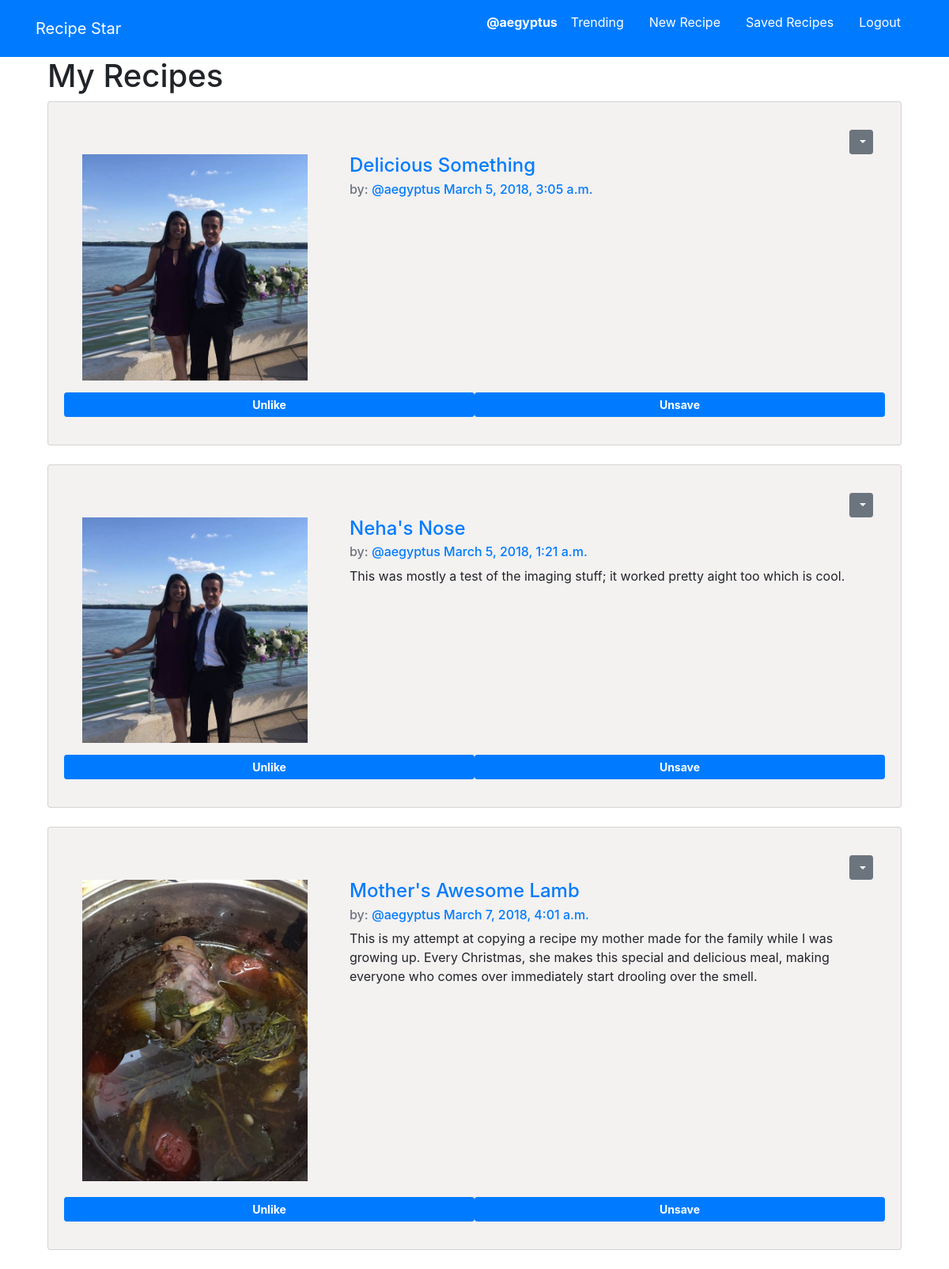
The app's page /recipies/saved/ (signed in) with its own data.
### recipies/models.py (models this page shows, shortened)
class Recipe(models.Model):
    user = models.ForeignKey(auth.models.User, on_delete=models.CASCADE, related_name='recipes')
    name = models.CharField(max_length=100)
    instructions = models.TextField()
    ingredients = models.TextField()
    created_at = models.DateTimeField(auto_now=True)
    about = models.TextField(blank=True, default='')
    cuisine = TaggableManager()
    pic = models.ImageField(upload_to=UploadToPathAndRename('images'), null=True, blank=True)
    like_id = models.CharField(max_length=20, editable=False)
    save_id = models.CharField(max_length=20, editable=False)
    cuisine=models.ForeignKey(Cuisine, on_delete=models.CASCADE, null=True, blank=True)
    class Meta:
        ordering = ['-created_at']

### recipies/views.py (the view)
# urls.py: path('saved/', views.SavedRecipeList.as_view(), name='saved_list'),
class SavedRecipeList(generic.ListView, SelectRelatedMixin, LoginRequiredMixin):
    model = models.Save
    select_related = ('user')
    template_name = 'recipies/saved_recipes.html'
    def get_context_data(self, **kwargs):
        context = super().get_context_data(**kwargs)
        context['recipe_user'] = self.recipe_user
        return context
    def get_queryset(self):
        user = self.request.user.username
        try:
            self.recipe_user = User.objects.prefetch_related('saves').get(username__iexact=user)
        except User.DoesNotExist:
            print("asdf")
        else:
            return self.recipe_user.saves.all()
        self.queryset = self.model.objects.filter()

### recipies/templatetags/app_filters.py (called while the page is built)
def get_recipe(value):
    return [val.recipe for val in value]

def get_like(value, inp):
    try:
        tmp = max([(val.recipe.pk == inp) & val.is_liked for val in value])
    except:
        return False
    else:
        return tmp

### recipies/templates/recipies/saved_recipes.html
{% extends 'base.html' %}
{% load app_filters %}
{% block content %}
<div class="container">
  <h1>My Recipes</h1>
  {% for recipe in save_list|get_recipe %}
    {% include 'recipies/_recipe.html' %}
  {% endfor %}
</div>
{% endblock %}

### templates/base.html (shortened to what this page needs)
<!DOCTYPE html>
{% load staticfiles %}
<html>
  <head>
    <link rel="stylesheet" href="https://maxcdn.bootstrapcdn.com/bootstrap/4.0.0/css/bootstrap.min.css">
    <link rel="stylesheet" href="{% static 'css/basesheet.css' %}">
  </head>
  <body>
    <nav class='navbar navbar-light bg-primary text-white navbar-fixed-top' role='navigation' id='navbar'>
      <div class="container text-white">
        <a class='navbar-brand mynav text-white'
        href="{% url 'home' %}">Recipe Star</a>
        <ul class='nav navbar-light'>
        {% if user.is_authenticated %}
        <li class='nav-item'>
          <a class='nav-link text-white' href="{% url 'recipies:by_recipe' username=user.username %}">
          <div class="row">
            <strong>
             <p>@{{user.username}}</p>
           </strong>
          </div>
        </a>
        </li>
        <li class='nav-item'> <a class='nav-link text-white' href="{% url 'recipies:trending' %}">Trending</a> </li>
        <li class='nav-item'> <a class='nav-link text-white' href="{% url 'recipies:create' %}">New Recipe</a> </li>
        <li class='nav-item'> <a class='nav-link text-white' href="{% url 'recipies:saved_list' %}">Saved Recipes</a> </li>
        <li class='nav-item'> <a class='nav-link text-white' href="{% url 'accounts:logout' %}">Logout</a> </li>
        {% endif %}
      </ul>
      </div>
    </nav>
    <div class="container">
      {% block content %}
      {% endblock %}
    </div>
</html>

### recipies/templates/recipies/_recipe.html (shortened to what this page needs)
{% load app_filters %}
{% load staticfiles %}
<div class="card storyColor">
  <div class="card-body">
      {% if user.is_authenticated and recipe.user == user %}
      <div class="dropdown" align="right" style="vertical-align: top;">
        <button class="btn btn-secondary btn-sm dropdown-toggle"
        type="button" id="dropdownMenu1" data-toggle="dropdown"
        aria-haspopup="true" aria-expanded="false">
        </button>
      </div>
      {% endif %}
<div class='row'>
  <div class='col-md-4'>
    {% if recipe.pic %}
      <img src="{{ recipe.pic.url }}" style='height: 95%; width: 95%; object-fit: contain'
      />
    {% else %}
    <img src="{% static 'images/FoodPlate.png' %}" style='height: 95%; width: 95%; object-fit: contain'
    />
    {% endif %}
  </div>
  <div class='col-md-8'>
  <h4 class='card-title'>
    <a href="{% url 'recipies:detailview' pk=recipe.pk %}">{{recipe.name}}</a>
  </h4>
    <h6 class='card-subtitle mb-2 text-muted'>
    by: <a href="{% url 'recipies:by_recipe' username=recipe.user.username %}">@{{recipe.user.username}}</a>
    <a href="{% url 'recipies:detailview' pk=recipe.pk %}">{{recipe.created_at}}</a>
  </h6>
  <p class='card-text'>
    {{recipe.about}}
  </p>
  <br>
  </div>
</div>
{% if user.is_authenticated %}
<div class="row">
  <button class="btn btn-sm btn-primary like col" id="{{recipe.like_id}}">
  {% with likes=user.likes.all %}
  {% if likes|get_like:recipe.pk == True %}
    <strong>Unlike</strong>
  {% else %}
    <strong>Like</strong>
  {% endif %}
  {% endwith %}
  </button>
  <button class="btn btn-sm btn-primary save col" id="{{recipe.save_id}}">
  {% if recipe in user.saves.all|get_recipe %}
    <strong>Unsave</strong>
  {% else %}
    <strong>Save</strong>
  {% endif %}
  </button>
</div>
{% endif %}
</div>
</div>
<br>

### static/css/basesheet.css (style rules this page uses)
.storyColor { background-color: #F4F1F1; padding: 15px; }

### records on screen
Recipe: pic (picture), name "Delicious Something", user.username "aegyptus", created_at "March 5, 2018, 3:05 a.m.", shows "Unlike", shows "Unsave"
Recipe: pic (picture), name "Neha's Nose", user.username "aegyptus", created_at "March 5, 2018, 1:21 a.m.", about "This was mostly a test of the imaging stuff; it worked pretty aight too which is cool.", shows "Unlike", shows "Unsave"
Recipe: pic (picture), name "Mother's Awesome Lamb", user.username "aegyptus", created_at "March 7, 2018, 4:01 a.m.", about "This is my attempt at copying a recipe my mother made for the family while I was growing up. Every Christmas, she makes this special and delicious meal, making everyone who comes over immediately start drooling over the smell.", shows "Unlike", shows "Unsave"

### other values on screen
{{ user.username }} "aegyptus"
